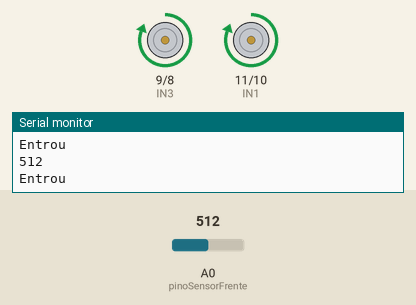
Bench run of a sketch on a simulated Arduino Uno, built with avr-gcc and run on an emulated ATmega328P. Parts: motor-driver pin pairs drawn as motors (green arrow = first pin HIGH = forward, orange = second pin HIGH = backward, longer = more drive), the last lines printed to the serial monitor. Inputs (shaded band) come from the test bench; at power-on: A0 (pinoSensorFrente) = 512.

Above: at 1.2 s.
1.3 s: A0 (pinoSensorFrente) set to 882
3.0 s: A0 (pinoSensorFrente) set to 917
At 4.0 s:
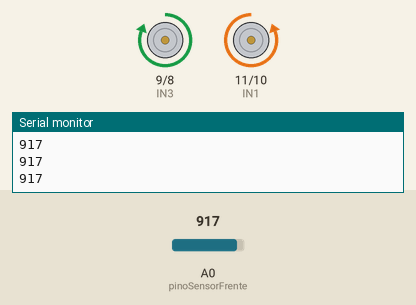
4.9 s: A0 (pinoSensorFrente) set to 890
At 5.5 s:
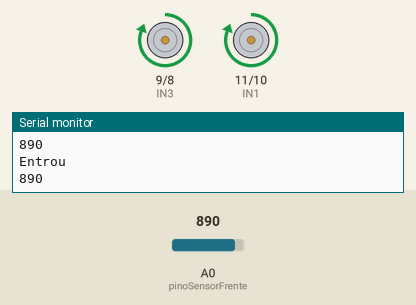
6.7 s: A0 (pinoSensorFrente) set to 900
At 8.3 s:
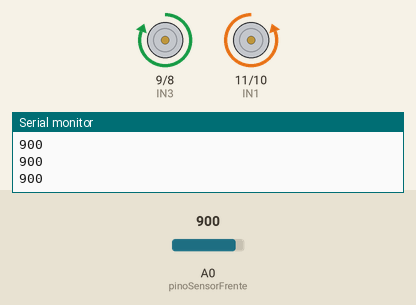
Timing chart, 0 to 9.7 s (numbered marks = the images above; inputs shaded):
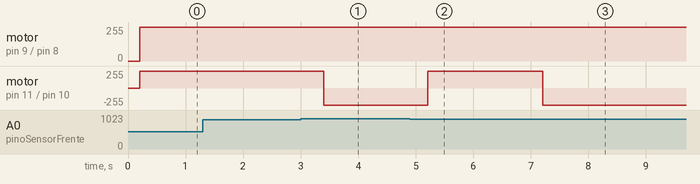

Measured:
- the behaviour switches between 899 and 900 on A0 (pinoSensorFrente) (found by bisection; images 0 and 1)
- after the input at 3.0 s, motor on pin 11 (IN1) / pin 10 (IN2): forward 255/255 → backward 255/255 after 0.40 s
- after the input at 4.9 s, motor on pin 11 (IN1) / pin 10 (IN2): backward 255/255 → forward 255/255 after 0.31 s
- after the input at 6.7 s, motor on pin 11 (IN1) / pin 10 (IN2): forward 255/255 → backward 255/255 after 0.51 s

The sketch:

all_robozito.ino
```cpp
// SENSOR ULTRASONICO
// Importar a biblioteca do sensor ultrassonico
#include <Ultrasonic.h>
// Definir Echo e Trigger
#define pino_trigger 13
#define pino_echo 12
// Iniciar os pinos acima
Ultrasonic ultrasonic(pino_trigger, pino_echo);

// TCRT5000
int pinoSensorFrente = A0;
//int pinoSensorCosta = A1;
int sensorValueFrente;
//int sensorValueCosta;
// PONTE H
// Definindo pinos
int IN1 = 11;
int IN2 = 10;
int IN3 = 9;
int IN4 = 8;

void setup() {
  // SENSOR ULTRASONICO
  // Sensor Ultrassonico

  // TCRT5000 frente e trás
  //pinMode(A0, INPUT);
  //pinMode(A1, INPUT);

  Serial.begin(9600);
//Motores A e B
  pinMode(IN1, OUTPUT);
  pinMode(IN2, OUTPUT);
  pinMode(IN3, OUTPUT);
  pinMode(IN4, OUTPUT);
}

void loop() {


  sensorValueFrente = analogRead(A0);
  //sensorValueCosta = analogRead(A1);
  Serial.println(sensorValueFrente);
//  Serial.println(sensorValueCosta);
//testar
  delay(200);


  // PONTE H
  // Gira o Motor A e B no sentido horário
  //Motor Direito = IN1 e IN2
  //Motor Esquerdo = IN3 e IN4


   if(sensorValueFrente<900){
    Serial.println("Entrou");
    digitalWrite(IN1, HIGH);
    digitalWrite(IN2, LOW);
    digitalWrite(IN3, HIGH);
    digitalWrite(IN4, LOW);
    delay(200);
  }
  else {
    digitalWrite(IN1, LOW);
    digitalWrite(IN2, HIGH);
    digitalWrite(IN3, HIGH);
    digitalWrite(IN4, LOW);
  }
}
```
